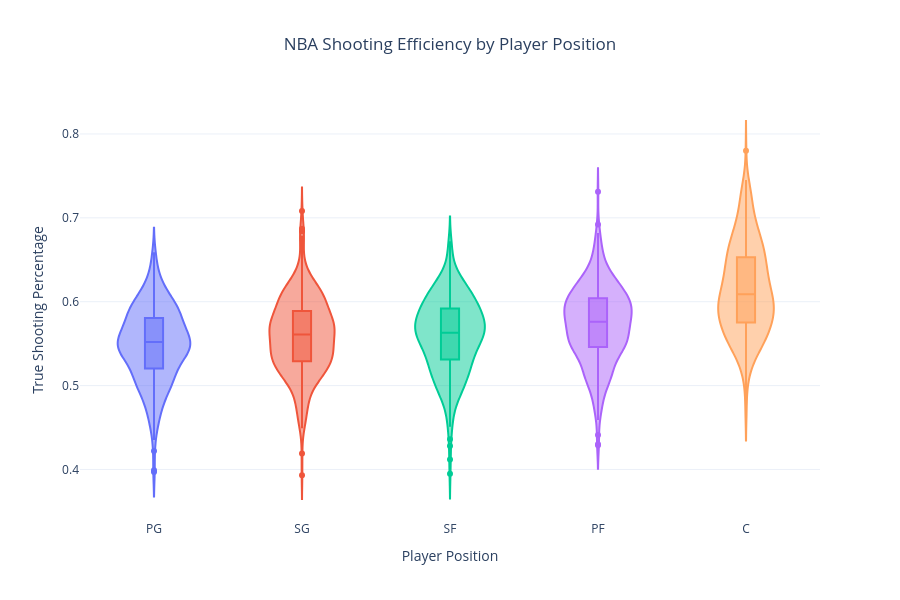

Notebook code for this chart:
### Code cell
required_cols = ["position_name", "true_shooting_percentage", "minutes_played"]

if all(col in players.columns for col in required_cols):

    position_data = players[required_cols + (
        ["name"] if "name" in players.columns else []
    )].copy()

    position_data = position_data[position_data["minutes_played"] >= 500]

    position_order = (
        position_data.groupby("position_name")["true_shooting_percentage"]
        .median()
        .sort_values()
        .index.tolist()
    )

    fig = px.violin(
        position_data,
        x="position_name",
        y="true_shooting_percentage",
        color="position_name",
        category_orders={"position_name": position_order},
        box=True,
        points="outliers",
        hover_name="name" if "name" in position_data.columns else None,
        hover_data={"minutes_played": True},
        title="NBA Shooting Efficiency by Player Position",
        labels={
            "position_name": "Player Position",
            "true_shooting_percentage": "True Shooting Percentage",
            "minutes_played": "Minutes Played"
        }
    )

    fig.update_layout(
        template="plotly_white",
        title_x=0.5,
        height=600,
        showlegend=False
    )

    fig.show()

else:
    print("Chart skipped: required columns are missing.")

### Figure 1 — Plotly figure (JSON) as saved in the notebook; plotly's stock layout.template omitted (floating-point values rounded to 4 significant figures; data arrays with more than 128 entries replaced by an {"elided": "..."} marker saying what was removed)
{"data": [{"alignmentgroup": "True", "box": {"visible": true}, "customdata": {"elided": "344x1 int values"}, "hovertemplate": "<b>%{hovertext}</b><br><br>Player Position=%{x}<br>True Shooting Percentage=%{y}<br>Minutes Played=%{customdata[0]}<extra></extra>", "hovertext": {"elided": "344 str values"}, "legendgroup": "PG", "marker": {"color": "#636efa"}, "name": "PG", "offsetgroup": "PG", "orientation": "v", "points": "outliers", "scalegroup": "True", "showlegend": true, "type": "violin", "x": {"elided": "344 str values"}, "x0": " ", "xaxis": "x", "y": {"elided": "344 float values"}, "y0": " ", "yaxis": "y"}, {"alignmentgroup": "True", "box": {"visible": true}, "customdata": {"elided": "414x1 int values"}, "hovertemplate": "<b>%{hovertext}</b><br><br>Player Position=%{x}<br>True Shooting Percentage=%{y}<br>Minutes Played=%{customdata[0]}<extra></extra>", "hovertext": {"elided": "414 str values"}, "legendgroup": "SG", "marker": {"color": "#EF553B"}, "name": "SG", "offsetgroup": "SG", "orientation": "v", "points": "outliers", "scalegroup": "True", "showlegend": true, "type": "violin", "x": {"elided": "414 str values"}, "x0": " ", "xaxis": "x", "y": {"elided": "414 float values"}, "y0": " ", "yaxis": "y"}, {"alignmentgroup": "True", "box": {"visible": true}, "customdata": {"elided": "343x1 int values"}, "hovertemplate": "<b>%{hovertext}</b><br><br>Player Position=%{x}<br>True Shooting Percentage=%{y}<br>Minutes Played=%{customdata[0]}<extra></extra>", "hovertext": {"elided": "343 str values"}, "legendgroup": "SF", "marker": {"color": "#00cc96"}, "name": "SF", "offsetgroup": "SF", "orientation": "v", "points": "outliers", "scalegroup": "True", "showlegend": true, "type": "violin", "x": {"elided": "343 str values"}, "x0": " ", "xaxis": "x", "y": {"elided": "343 float values"}, "y0": " ", "yaxis": "y"}, {"alignmentgroup": "True", "box": {"visible": true}, "customdata": {"elided": "351x1 int values"}, "hovertemplate": "<b>%{hovertext}</b><br><br>Player Position=%{x}<br>True Shooting Percentage=%{y}<br>Minutes Played=%{customdata[0]}<extra></extra>", "hovertext": {"elided": "351 str values"}, "legendgroup": "PF", "marker": {"color": "#ab63fa"}, "name": "PF", "offsetgroup": "PF", "orientation": "v", "points": "outliers", "scalegroup": "True", "showlegend": true, "type": "violin", "x": {"elided": "351 str values"}, "x0": " ", "xaxis": "x", "y": {"elided": "351 float values"}, "y0": " ", "yaxis": "y"}, {"alignmentgroup": "True", "box": {"visible": true}, "customdata": {"elided": "351x1 int values"}, "hovertemplate": "<b>%{hovertext}</b><br><br>Player Position=%{x}<br>True Shooting Percentage=%{y}<br>Minutes Played=%{customdata[0]}<extra></extra>", "hovertext": {"elided": "351 str values"}, "legendgroup": "C", "marker": {"color": "#FFA15A"}, "name": "C", "offsetgroup": "C", "orientation": "v", "points": "outliers", "scalegroup": "True", "showlegend": true, "type": "violin", "x": {"elided": "351 str values"}, "x0": " ", "xaxis": "x", "y": {"elided": "351 float values"}, "y0": " ", "yaxis": "y"}], "layout": {"height": 600, "legend": {"title": {"text": "Player Position"}, "tracegroupgap": 0}, "showlegend": false, "title": {"text": "NBA Shooting Efficiency by Player Position", "x": 0.5}, "violinmode": "overlay", "xaxis": {"anchor": "y", "categoryarray": ["PG", "SG", "SF", "PF", "C"], "categoryorder": "array", "domain": [0, 1], "title": {"text": "Player Position"}}, "yaxis": {"anchor": "x", "domain": [0, 1], "title": {"text": "True Shooting Percentage"}}}}
